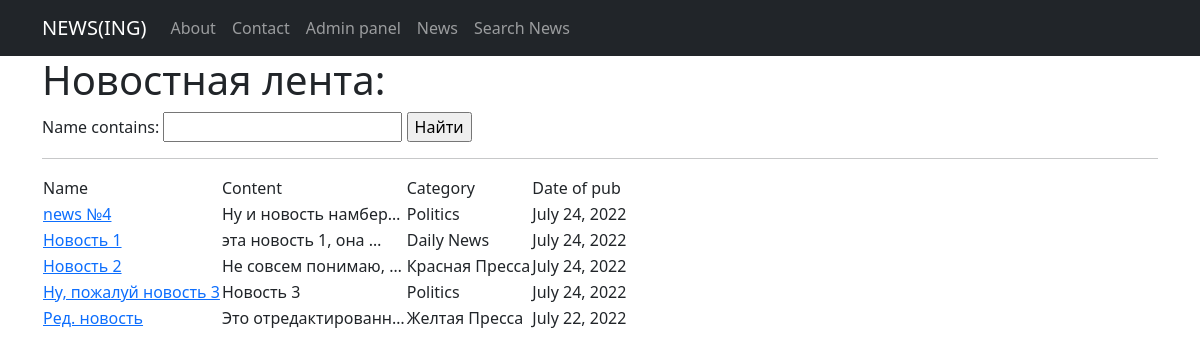
The page /news/ on the database as committed earlier.
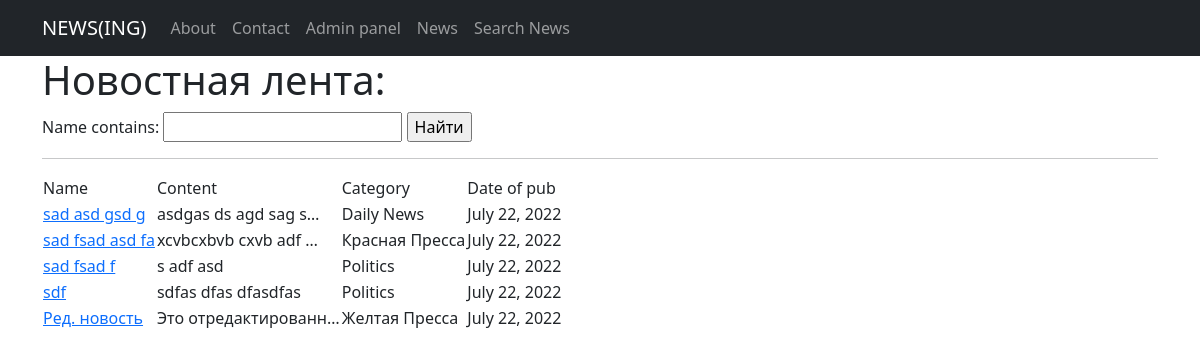
The same page on the database as committed later.
### News_feed_view/models.py (models this page shows, shortened)
class News(models.Model):
    name = models.CharField(
        max_length=124,
        unique=True
    )
    content = models.TextField()
    category = models.ForeignKey(
        to = 'Category',
        on_delete=models.CASCADE,
        related_name='news'
    )
    date_pub = models.DateField(auto_now=True)

class Category(models.Model):
    name = models.CharField(max_length=100, unique=True)
    def __str__(self):
        return self.name.title()

### News_feed_view/views.py (the view)
# urls.py: path('', NewsList.as_view()),
class NewsList(ListView):
    model = News # model what are we going to view
    template_name = 'news.html' # where are we going to do it
    ordering = 'name'
    context_object_name = 'news_list' # where are we going to contain our objects to go to list of objects of HTML
    paginate_by = 5
    def get_queryset(self):
        queryset = super().get_queryset()
        return NewsFilter(self.request.GET, queryset=queryset).qs
    def get_context_data(self, **kwargs):
        context = super().get_context_data(**kwargs)
        context['filter'] = NewsFilter(self.request.GET, queryset=self.get_queryset())
        return context

### templates/news.html (shortened to what this page needs)
{% extends 'flatpages/default.html' %}
{% block content %}
<h1>Новостная лента: </h1>
<form method="GET">
    {{ filter.form }}
    <input type="submit" value="Найти">
</form>
<hr>
<table>
    <tr>
        <td> Name </td>
        <td> Content </td>
        <td> Category </td>
        <td> Date of pub </td>
    </tr>
    {% for i in news_list %}
        <tr>
            <td> <a href="{% url 'news_detail' i.id %}"> {{i.name}} </a> </td>
            <td> {{ i.content|truncatechars:20 }} </td>
            <td> {{ i.category }} </td>
            <td> {{ i.date_pub }} </td>
        </tr>
    {% endfor %}
</table>
{% endblock content %}

### templates/flatpages/default.html (shortened to what this page needs)
<!DOCTYPE html>
<html lang="en">
    <head>
        {% load static %}
        <link href="{% static 'css/styles.css' %}" rel="stylesheet" />
    </head>
    <body>
        <nav class="navbar navbar-expand-lg navbar-dark bg-dark static-top">
           <div class="container">
               <a class="navbar-brand" href="http://127.0.0.1:8000/news/">NEWS(ING)</a>
               <div class="collapse navbar-collapse" id="navbarResponsive">
                   <ul class="navbar-nav ml-auto">
                       <li class="nav-item">
                           <a class="nav-link" href="/about/">About</a>
                       </li>
                       <li class="nav-item">
                           <a class="nav-link" href="/contacts/">Contact</a>
                       </li>
                       <li class="nav-item">
                           <a class="nav-link" href="/admin/">Admin panel</a>
                       </li>
                       <li class="nav-item">
                           <a class="nav-link" href="/news/">News</a>
                       </li>
                       <li class="nav-item">
                           <a class="nav-link" href="/news/search_news/">Search News</a>
                       </li>
                   </ul>
               </div>
           </div>
        </nav>
        <div class="container">
           <div class="row">
               <div class="col-lg-12">
                   {% block content %}{% endblock content %}
               </div>
           </div>
        </div>
    </body>
</html>

Rows that differ between the two databases and show on the page:
changed News "Daily News": name "Новость 1" → "sad asd gsd g"; content "эта новость 1, она …" → "asdgas ds agd sag s…"; date_pub "July 24, 2022" → "July 22, 2022"
changed News "Красная Пресса": name "Новость 2" → "sad fsad asd fa"; content "Не совсем понимаю, …" → "xcvbcxbvb cxvb adf …"; date_pub "July 24, 2022" → "July 22, 2022"
changed News: name "Ну, пожалуй новость 3" → "sad fsad f"; content "Новость 3" → "s adf asd"; date_pub "July 24, 2022" → "July 22, 2022"
changed News: name "news №4" → "sdf"; content "Ну и новость намбер…" → "sdfas dfas dfasdfas"; date_pub "July 24, 2022" → "July 22, 2022"; moves down the list
